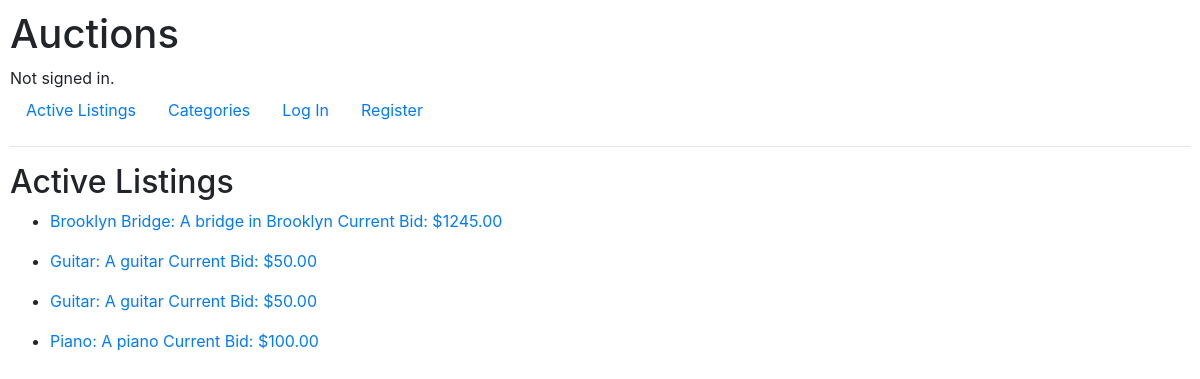
The app's page /, older data.
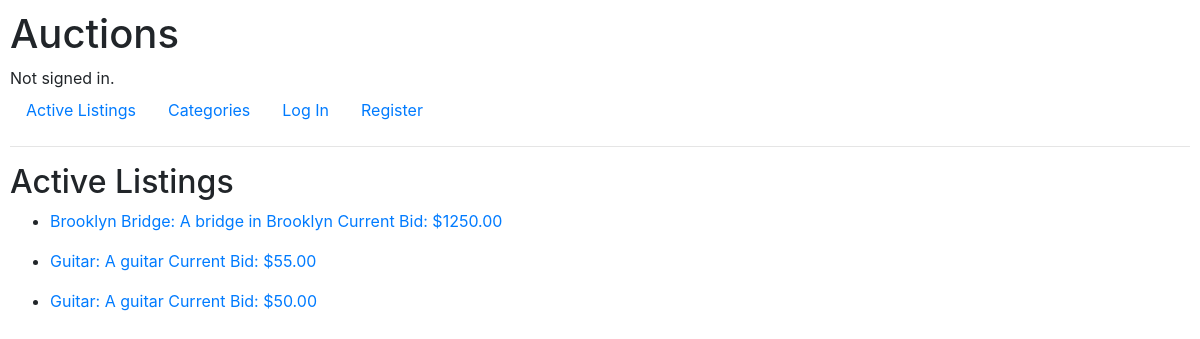
The same page, newer data.
### auctions/models.py (models this page shows)
class Listing(models.Model):
    title = models.CharField(max_length=64)
    description = models.CharField(max_length=512)
    starting_bid = models.DecimalField(max_digits=8, decimal_places=2)
    category = models.CharField(max_length=64, blank=True, null=True)
    current_bid = models.DecimalField(max_digits=8, decimal_places=2, blank=True, null=True)
    active = models.BooleanField(blank=True, null=True, default=True)
    lister = models.ForeignKey(User, on_delete=models.CASCADE, related_name='listed_items', blank=True, null=True, default=None)
    winner = models.ForeignKey(User, on_delete=models.CASCADE, related_name='won_items', blank=True, null=True, default=None)
    watcher = models.ManyToManyField(User, blank=True, related_name='watched_items')
    def __str__(self):
        return f'{self.title}: {self.description}\nCurrent Bid: ${self.current_bid}'

### auctions/views.py (the view)
# urls.py: path("", views.index, name="index"),
def index(request):
    listings = Listing.objects.all()
    return render(request, "auctions/index.html", get_index_view_context(listings))

### auctions/views.py (called while the page is built)
def get_index_view_context(listings, sub_index=None):
    return {
        'listings': listings,
        'sub_index': sub_index
    }

### auctions/templates/auctions/index.html
{% extends "auctions/layout.html" %}
{% block body %}
<h2>Active {% if sub_index %}{{ sub_index }}{% endif %} Listings</h2>
    {% for listing in listings %}
        <ul>
            {% if listing.active %}
                <li>
                    <a href = "{% url 'listing_view' listing.id %}">
                        {{ listing }}
                    </a>
                </li>
            {% endif %}
        </ul>
    {% empty %}
        No Listings
    {% endfor %}
{% endblock %}

Row changes from the older to the newer data that the page shows:
no longer on this page (row edited): Listing: title+description+current_bid "Piano: A piano Current Bid: $100.00"
changed Listing: title+description+current_bid "Brooklyn Bridge: A bridge in Brooklyn Current Bid: $1245.00" → "Brooklyn Bridge: A bridge in Brooklyn Current Bid: $1250.00"
changed Listing: title+description+current_bid "Guitar: A guitar Current Bid: $50.00" → "Guitar: A guitar Current Bid: $55.00"
